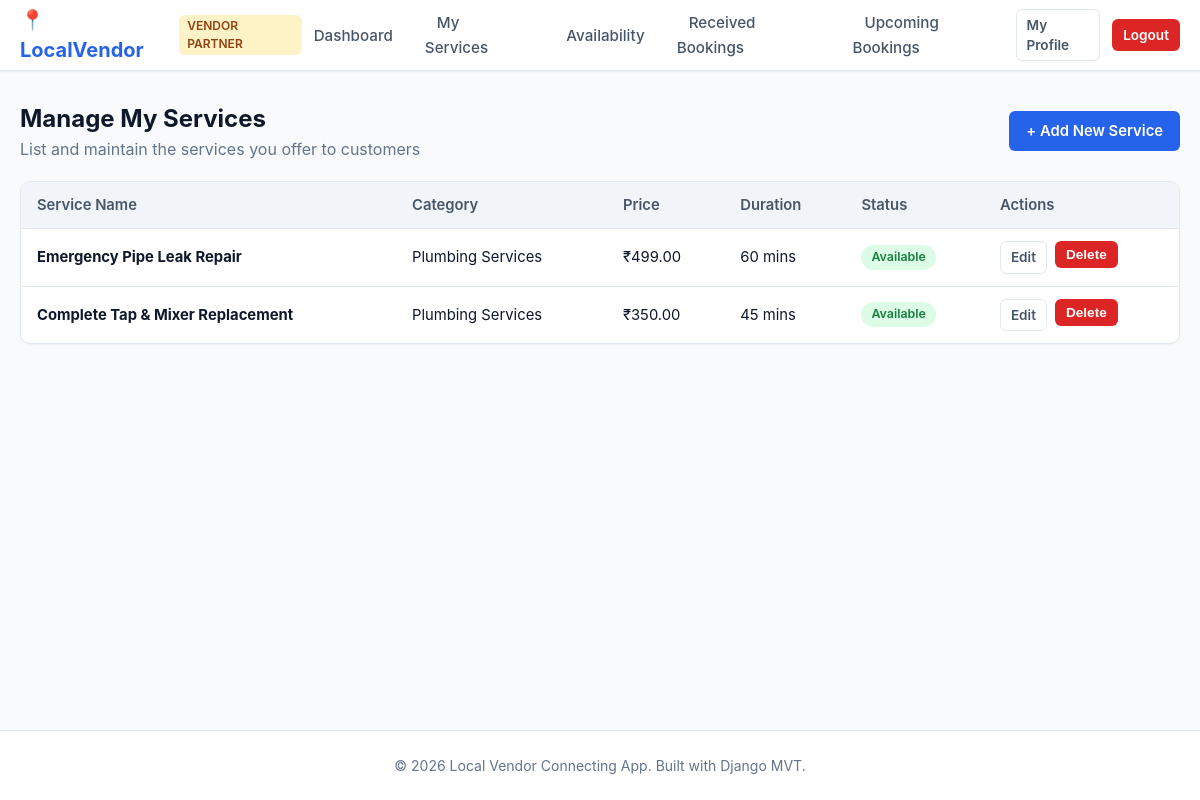
The page /vendor/services/ (signed in) on the database its author committed.
### services/models.py (models this page shows, shortened)
class Service(models.Model):
    vendor = models.ForeignKey(VendorProfile, on_delete=models.CASCADE, related_name='services')
    category = models.ForeignKey(ServiceCategory, on_delete=models.CASCADE, related_name='services')
    name = models.CharField(max_length=200)
    description = models.TextField()
    price = models.DecimalField(max_digits=10, decimal_places=2)
    duration_minutes = models.PositiveIntegerField(help_text='Duration in minutes')
    is_available = models.BooleanField(default=True)
    created_at = models.DateTimeField(auto_now_add=True)
    updated_at = models.DateTimeField(auto_now=True)

class ServiceCategory(models.Model):
    name = models.CharField(max_length=100, unique=True)
    description = models.TextField(blank=True)
    is_active = models.BooleanField(default=True)
    created_at = models.DateTimeField(auto_now_add=True)
    class Meta:
        verbose_name_plural = 'Service Categories'
        ordering = ['name']

### vendor/views.py (the view)
# urls.py: path('services/', views.my_services, name='my_services'),
@vendor_required
def my_services(request):
    vendor = request.user.vendor_profile
    services = Service.objects.filter(vendor=vendor)
    context = {
        'services': services,
    }
    return render(request, 'vendor/my_services.html', context)

### templates/vendor/my_services.html (shortened to what this page needs)
{% extends 'vendor/vendor_base.html' %}
{% block content %}
<div class="action-row">
    <div>
        <h2>Manage My Services</h2>
        <p style="color: var(--text-muted);">List and maintain the services you offer to customers</p>
    </div>
    <a href="{% url 'vendor:add_service' %}" class="btn btn-primary">+ Add New Service</a>
</div>
{% if services %}
<div class="table-responsive">
    <table class="data-table">
        <thead>
            <tr>
                <th>Service Name</th>
                <th>Category</th>
                <th>Price</th>
                <th>Duration</th>
                <th>Status</th>
                <th>Actions</th>
            </tr>
        </thead>
        <tbody>
            {% for s in services %}
            <tr>
                <td><strong>{{ s.name }}</strong></td>
                <td>{{ s.category.name }}</td>
                <td>₹{{ s.price }}</td>
                <td>{{ s.duration_minutes }} mins</td>
                <td>
                    {% if s.is_available %}
                        <span class="status-pill status-active">Available</span>
                    {% else %}
                        <span class="status-pill status-inactive">Hidden</span>
                    {% endif %}
                </td>
                <td>
                    <div style="display: flex; gap: 8px;">
                        <a href="{% url 'vendor:edit_service' s.id %}" class="btn btn-secondary btn-sm">Edit</a>
                        <form method="POST" action="{% url 'vendor:delete_service' s.id %}" onsubmit="return confirm('Delete this service permanently?');" style="display:inline;">
                            <button type="submit" class="btn btn-danger btn-sm">Delete</button>
                        </form>
                    </div>
                </td>
            </tr>
            {% endfor %}
        </tbody>
    </table>
</div>
{% endif %}
{% endblock %}

### static/css/base.css (style rules this page uses)
:root { --primary: #2563eb; --primary-hover: #1d4ed8; --primary-light: #eff6ff; --secondary: #475569; --success: #16a34a; --warning: #d97706; --danger: #dc2626; --bg-main: #f8fafc; --surface: #ffffff; --text-main: #0f172a; --text-muted: #64748b; --border: #e2e8f0; --border-focus: #93c5fd; --radius-sm: 6px; --radius-md: 10px; --radius-lg: 16px; --shadow-sm: 0 1px 2px 0 rgba(0, 0, 0, 0.05); --shadow-md: 0 4px 6px -1px rgba(0, 0, 0, 0.1), 0 2px 4px -2px rgba(0, 0, 0, 0.05); --shadow-lg: 0 10px 15px -3px rgba(0, 0, 0, 0.1), 0 4px 6px -4px rgba(0, 0, 0, 0.05); --font: -apple-system, BlinkMacSystemFont, "Segoe UI", Roboto, "Helvetica Neue", Arial, sans-serif; }
* { box-sizing: border-box; margin: 0; padding: 0; }
body { font-family: var(--font); background-color: var(--bg-main); color: var(--text-main); line-height: 1.5; min-height: 100vh; display: flex; flex-direction: column; }
a { color: var(--primary); text-decoration: none; transition: color 0.15s ease-in-out; }
.btn { display: inline-flex; align-items: center; justify-content: center; padding: 8px 16px; font-size: 0.925rem; font-weight: 600; border-radius: var(--radius-sm); border: 1px solid transparent; cursor: pointer; transition: all 0.15s ease-in-out; text-decoration: none; }
.btn-primary { background-color: var(--primary); color: #ffffff; }
.btn-secondary { background-color: var(--surface); color: var(--secondary); border-color: var(--border); }
.btn-danger { background-color: var(--danger); color: #ffffff; }
.btn-sm { padding: 5px 10px; font-size: 0.85rem; }
.table-responsive { overflow-x: auto; background: var(--surface); border-radius: var(--radius-md); border: 1px solid var(--border); box-shadow: var(--shadow-sm); margin-top: 20px; }
.data-table { width: 100%; border-collapse: collapse; text-align: left; font-size: 0.925rem; }
.data-table th { background-color: #f1f5f9; padding: 12px 16px; font-weight: 600; color: var(--secondary); border-bottom: 1px solid var(--border); }
.data-table td { padding: 12px 16px; border-bottom: 1px solid var(--border); color: var(--text-main); vertical-align: middle; }
.data-table tr:last-child td { border-bottom: none; }
.status-pill { display: inline-block; padding: 3px 10px; border-radius: 9999px; font-size: 0.775rem; font-weight: 600; text-transform: capitalize; }
.status-confirmed, .status-approved, .status-active { background: #dcfce7; color: #15803d; }

### rows shown on the page
Service: name "Emergency Pipe Leak Repair", category.name "Plumbing Services", price "499.00", duration_minutes "60", is_available "Available"
Service: name "Complete Tap & Mixer Replacement", category.name "Plumbing Services", price "350.00", duration_minutes "45", is_available "Available"
